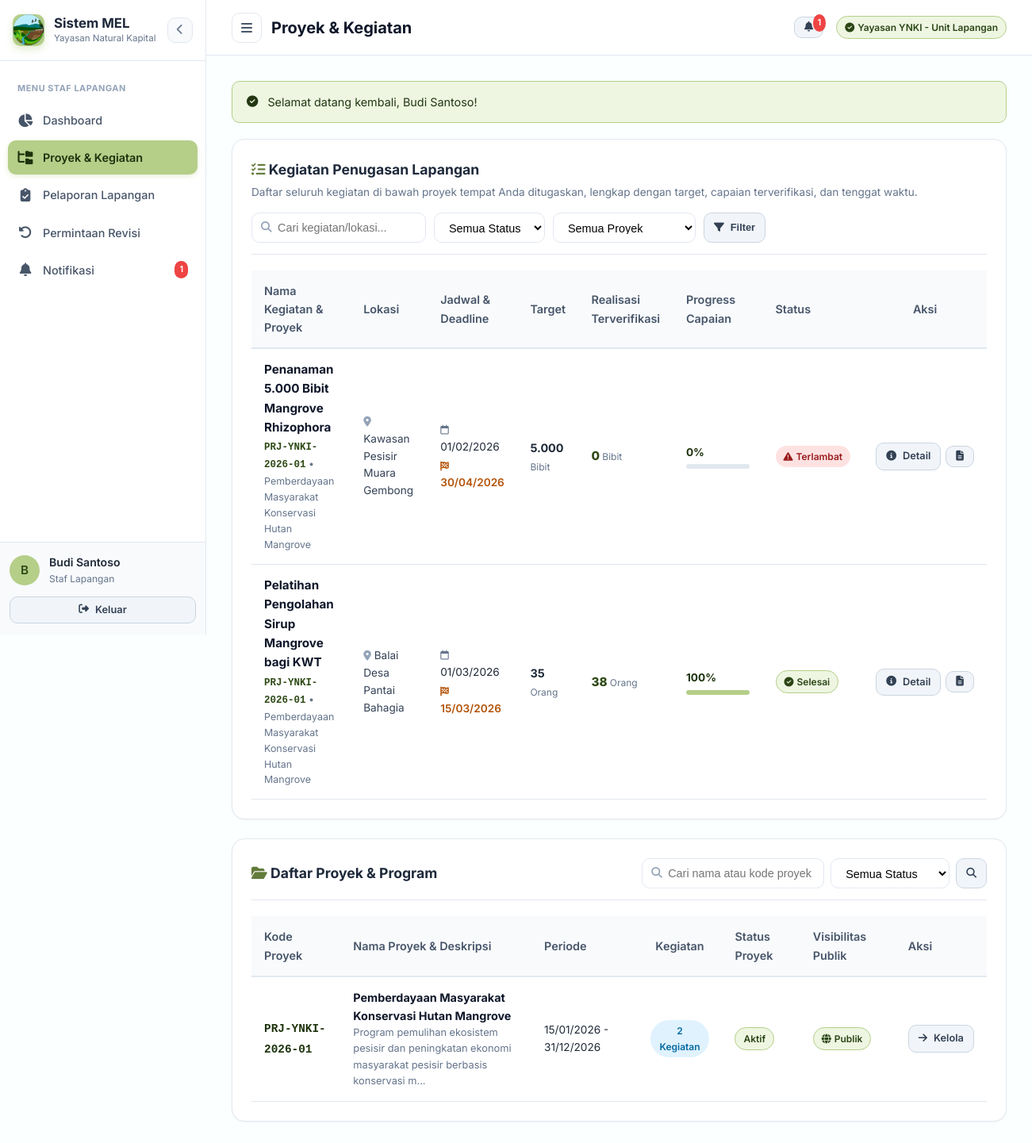
Screenshot of /projects (signed in) with the database file from the repository.
### tables this page shows
CREATE TABLE `activities` (
  `activity_id` int(11) NOT NULL,
  `project_id` int(11) NOT NULL,
  `activity_name` varchar(200) NOT NULL,
  `description` text DEFAULT NULL,
  `location` varchar(200) DEFAULT NULL,
  `activity_type` varchar(50) DEFAULT 'Kuantitatif' COMMENT 'Jenis kegiatan: Kuantitatif atau Kualitatif',
  `status` varchar(50) DEFAULT NULL,
  `created_at` datetime DEFAULT current_timestamp()
);

CREATE TABLE `projects` (
  `project_id` int(11) NOT NULL,
  `project_code` varchar(50) NOT NULL,
  `project_name` varchar(200) NOT NULL,
  `description` text DEFAULT NULL,
  `start_date` date DEFAULT NULL,
  `end_date` date DEFAULT NULL,
  `status` varchar(50) DEFAULT NULL,
  `public_status` varchar(50) DEFAULT NULL,
  `created_by` int(11) NOT NULL,
  `created_at` datetime DEFAULT current_timestamp()
);

### views/projects/index.php (the view, shortened to what the rows shown need)
<?php
require_once __DIR__ . '/../layouts/header.php';
?>
<?php if ($currentUser['role_id'] == 1):  ?>
<div class="card" style="margin-bottom: 24px;">
    <div class="card-header" style="display: flex; flex-wrap: wrap; justify-content: space-between; align-items: center; gap: 14px;">
        <div>
            <h2 class="card-title"><i class="fa-solid fa-list-check" style="color: var(--primary-dark);"></i> Kegiatan Penugasan Lapangan</h2>
        </div>
    </div>
    <div class="table-responsive">
        <table class="table">
            <thead>
                <tr>
                    <th>Nama Kegiatan & Proyek</th>
                    <th>Lokasi</th>
                    <th>Jadwal & Deadline</th>
                    <th>Target</th>
                    <th>Realisasi Terverifikasi</th>
                    <th>Progress Capaian</th>
                    <th>Status</th>
                    <th style="text-align: center; min-width: 130px;">Aksi</th>
                </tr>
            </thead>
            <tbody>
                <?php if (empty($fieldActivities)): ?>
                    <tr>
                        <td colspan="8" style="text-align: center; color: var(--text-muted); padding: 40px 20px;">
                            <i class="fa-solid fa-circle-info" style="font-size: 2rem; color: #cbd5e1; margin-bottom: 8px; display: block;"></i>
                            Tidak ada kegiatan yang sesuai dengan kriteria pencarian/filter Anda.
                        </td>
                    </tr>
                <?php else: ?>
                    <?php foreach ($fieldActivities as $act): ?>
                        <tr>
                            <td>
                                <div style="font-weight: 700; color: #0f172a; font-size: 0.95rem;"><?= htmlspecialchars($act['activity_name']) ?></div>
                                <div style="font-size: 0.78rem; color: var(--text-muted); margin-top: 2px;">
                                    <span style="font-family: monospace; font-weight: 600; color: #2e4a16;"><?= htmlspecialchars($act['project_code']) ?></span> &bull; <?= htmlspecialchars($act['project_name']) ?>
                                </div>
                            </td>
                            <td>
                                <div style="font-size: 0.85rem; color: #334155;">
                                    <i class="fa-solid fa-location-dot" style="color: #94a3b8; font-size: 0.8rem;"></i>
                                    <?= htmlspecialchars($act['location'] ?: 'Lapangan') ?>
                                </div>
                            </td>
                            <td>
                                <div style="font-size: 0.85rem;">
                                    <div><i class="fa-regular fa-calendar" style="font-size: 0.75rem; color: #64748b;"></i> <?= $act['start_date'] ? date('d/m/Y', strtotime($act['start_date'])) : '-' ?></div>
                                    <div style="font-weight: 600; color: #b45309; margin-top: 2px;">
                                        <i class="fa-solid fa-flag-checkered" style="font-size: 0.75rem;"></i> <?= $act['end_date'] ? date('d/m/Y', strtotime($act['end_date'])) : '-' ?>
                                    </div>
                                </div>
                            </td>
                            <td>
                                <span style="font-weight: 700; color: #1e293b;">
                                    <?= number_format($act['total_target'], 0, ',', '.') ?>
                                </span>
                                <span style="font-size: 0.75rem; color: var(--text-muted);"><?= htmlspecialchars($act['unit']) ?></span>
                            </td>
                            <td>
                                <span style="font-weight: 800; color: #2e4a16; font-size: 0.95rem;">
                                    <?= number_format($act['verified_realization'], 0, ',', '.') ?>
                                </span>
                                <span style="font-size: 0.75rem; color: var(--text-muted);"><?= htmlspecialchars($act['unit']) ?></span>
                            </td>
                            <td>
                                <div style="font-weight: 700; font-size: 0.85rem; color: #1e330c;"><?= $act['calculated_progress'] ?>%</div>
                                <div class="progress-bar-bg" style="width: 80px; height: 6px; margin-top: 4px;">
                                    <div class="progress-bar-fill" style="width: <?= min(100, $act['calculated_progress']) ?>%;"></div>
                                </div>
                            </td>
                            <td>
                                <?php if ($act['display_status'] === 'Selesai'): ?>
                                    <span class="badge badge-success"><i class="fa-solid fa-circle-check"></i> Selesai</span>
                                <?php elseif ($act['display_status'] === 'Terlambat'): ?>
                                    <span class="badge badge-danger"><i class="fa-solid fa-triangle-exclamation"></i> Terlambat</span>
                                <?php elseif ($act['display_status'] === 'Belum Dimulai'): ?>
                                    <span class="badge badge-secondary"><i class="fa-solid fa-clock"></i> Belum Dimulai</span>
                                <?php else: ?>
                                    <span class="badge badge-info"><i class="fa-solid fa-person-running"></i> Berjalan</span>
                                <?php endif; ?>
                            </td>
                            <td>
                                <div style="display: flex; gap: 6px; justify-content: center; align-items: center;">
                                    <a href="<?= BASE_URL ?>/projects/detail?id=<?= $act['project_id'] ?>#act-<?= $act['activity_id'] ?>" class="btn btn-secondary btn-sm" title="Detail Kegiatan">
                                        <i class="fa-solid fa-circle-info"></i> Detail
                                    </a>
                                    <a href="<?= BASE_URL ?>/field-updates?search=<?= urlencode($act['activity_name']) ?>" class="btn btn-secondary btn-sm" title="Lihat Laporan Terkait">
                                        <i class="fa-solid fa-file-lines"></i>
                                    </a>
                                </div>
                            </td>
                        </tr>
                    <?php endforeach; ?>
                <?php endif; ?>
            </tbody>
        </table>
    </div>
</div>
<?php endif; ?>
<div class="card">
    <div class="card-header" style="display: flex; flex-wrap: wrap; justify-content: space-between; align-items: center; gap: 14px;">
        <h2 class="card-title"><i class="fa-solid fa-folder-open" style="color: var(--primary-dark);"></i> Daftar Proyek & Program</h2>
    </div>
    <div class="table-responsive">
        <table class="table">
            <thead>
                <tr>
                    <th>Kode Proyek</th>
                    <th>Nama Proyek & Deskripsi</th>
                    <th>Periode</th>
                    <th class="text-center">Kegiatan</th>
                    <th>Status Proyek</th>
                    <th>Visibilitas Publik</th>
                    <th>Aksi</th>
                </tr>
            </thead>
            <tbody>
                <?php if (empty($projects)): ?>
                    <tr>
                        <td colspan="7" style="text-align: center; color: var(--text-muted); padding: 30px;">
                            <i class="fa-solid fa-circle-info" style="font-size: 1.8rem; color: #cbd5e1; margin-bottom: 8px; display: block;"></i>
                            <?php if (!empty($_GET['search']) || !empty($_GET['status'])): ?>
                                Tidak ada proyek yang sesuai dengan kriteria pencarian Anda.
                                <div style="margin-top: 8px;">
                                    <a href="<?= BASE_URL ?>/projects" class="btn btn-secondary btn-sm">Reset Filter</a>
                                </div>
                            <?php else: ?>
                                Belum ada proyek terdaftar.
                            <?php endif; ?>
                        </td>
                    </tr>
                <?php else: ?>
                    <?php foreach ($projects as $p): ?>
                        <tr>
                            <td><strong style="font-family: monospace; color: #1e330c;"><?= htmlspecialchars($p['project_code']) ?></strong></td>
                            <td>
                                <div style="font-weight: 700; color: #0f172a;"><?= htmlspecialchars($p['project_name']) ?></div>
                                <div style="font-size: 0.8rem; color: var(--text-muted); max-width: 320px;"><?= htmlspecialchars(substr($p['description'] ?? '', 0, 100)) ?>...</div>
                            </td>
                            <td>
                                <div style="font-size: 0.85rem;">
                                    <?= $p['start_date'] ? date('d/m/Y', strtotime($p['start_date'])) : '-' ?> -
                                    <?= $p['end_date'] ? date('d/m/Y', strtotime($p['end_date'])) : '-' ?>
                                </div>
                            </td>
                            <td class="text-center">
                                <span class="badge badge-info"><?= $p['total_activities'] ?> Kegiatan</span>
                            </td>
                            <td>
                                <span class="badge badge-success"><?= htmlspecialchars($p['status']) ?></span>
                            </td>
                            <td>
                                <?php if ($p['public_status'] === 'Dipublikasikan'): ?>
                                    <span class="badge badge-success"><i class="fa-solid fa-globe"></i> Publik</span>
                                <?php else: ?>
                                    <span class="badge badge-warning"><i class="fa-solid fa-lock"></i> Internal</span>
                                <?php endif; ?>
                            </td>
                            <td>
                                <?php if ((int)$currentUser['role_id'] === 4):  ?>
                                    <a href="<?= BASE_URL ?>/projects/detail?id=<?= $p['project_id'] ?>" class="btn btn-secondary btn-sm" title="Lihat rincian kegiatan proyek ini">
                                        <i class="fa-solid fa-circle-info"></i> Detail
                                    </a>
                                <?php else: ?>
                                    <a href="<?= BASE_URL ?>/projects/detail?id=<?= $p['project_id'] ?>" class="btn btn-secondary btn-sm">
                                        <i class="fa-solid fa-arrow-right"></i> Kelola
                                    </a>
                                <?php endif; ?>
                            </td>
                        </tr>
                    <?php endforeach; ?>
                <?php endif; ?>
            </tbody>
        </table>
    </div>
</div>
<?php
require_once __DIR__ . '/../layouts/footer.php';
?>

### rows the page displays
activities: activity_name "Penanaman 5.000 Bibit Mangrove Rhizophora", project_code "PRJ-YNKI-2026-01", project_name "Pemberdayaan Masyarakat Konservasi Hutan Mangrove", location "Kawasan Pesisir Muara Gembong", start_date "01/02/2026", end_date "30/04/2026", total_target "5.000", unit "Bibit", verified_realization "0", calculated_progress "0", shows "Terlambat"
activities: activity_name "Pelatihan Pengolahan Sirup Mangrove bagi KWT", project_code "PRJ-YNKI-2026-01", project_name "Pemberdayaan Masyarakat Konservasi Hutan Mangrove", location "Balai Desa Pantai Bahagia", start_date "01/03/2026", end_date "15/03/2026", total_target "35", unit "Orang", verified_realization "38", calculated_progress "100", shows "Selesai"
projects: project_code "PRJ-YNKI-2026-01", project_name "Pemberdayaan Masyarakat Konservasi Hutan Mangrove", description "Program pemulihan ekosistem pesisir dan peningkatan ekonomi masyarakat pesisir berbasis konservasi m", start_date "15/01/2026", end_date "31/12/2026", total_activities "2", status "Aktif", public_status "Dipublikasikan" (drawn)

### other values shown
$unreadSide "1"
substr($currentUser['name'] ?? 'U', 0, 1) "B"
$currentUser['name'] "Budi Santoso"
$currentUser['role_name'] "Staf Lapangan"
$pageTitle "Proyek & Kegiatan"
$unread "1"
$currentUser['organization'] "Yayasan YNKI - Unit Lapangan"
$successMsg "Selamat datang kembali, Budi Santoso!"
